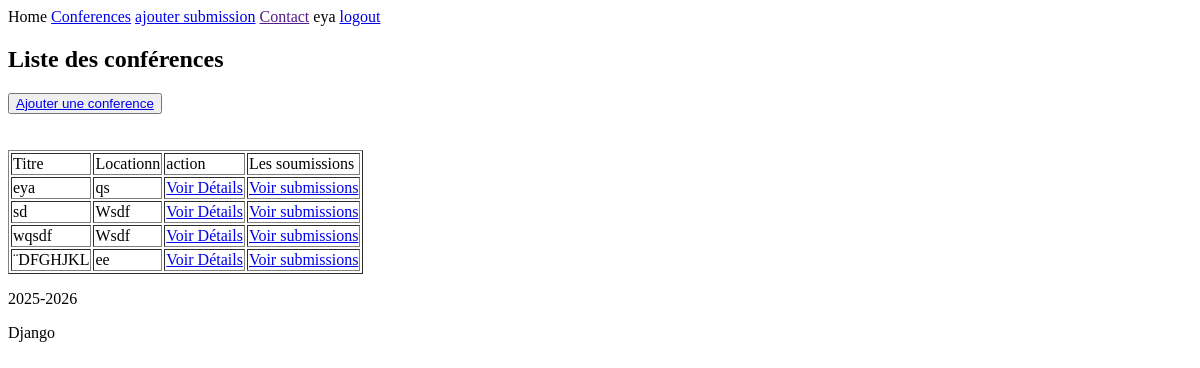
/Conference/Liste_conferences/ (signed in), run on an earlier commit of the app's database.
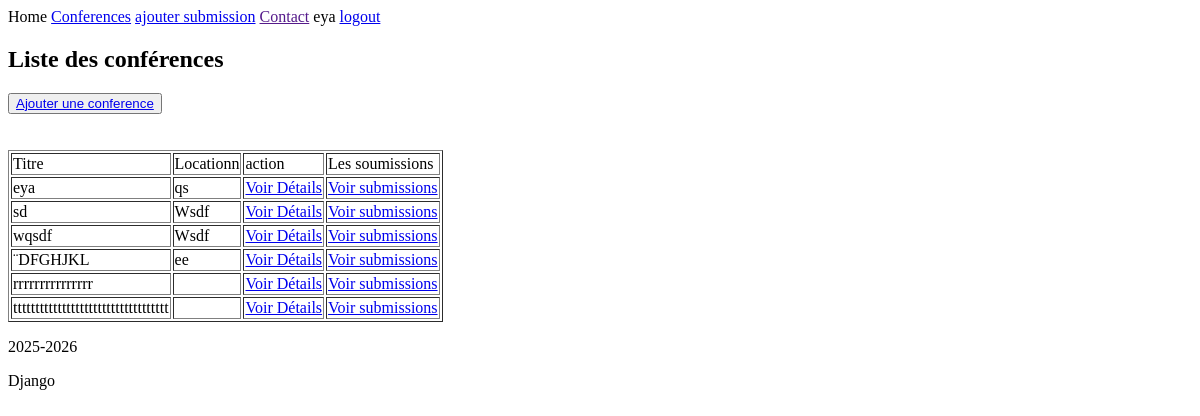
And on a later commit of the database.
### ConferenceApp/models.py (models this page shows, shortened)
class Conference(models.Model):
    conference_id=models.AutoField(primary_key=True,unique=True,editable=False)
    name=models.CharField(max_length=255)
    description=models.TextField()
    location=models.CharField(max_length=255)
    THEME=[
        ("Computer Science & Artificial Intelligence","Computer Science & Artificial Intelligence"),
        ("Science & Engineering","Science & Engineering"),
        ("Social Sciences & Education","Social Sciences & Education"),
        ("Interdisciplinary Themes","Interdisciplinary Themes")
    ]
    theme=models.CharField(max_length=255,choices=THEME)
    start_date=models.DateField()
    end_date=models.DateField()
    ceated_at=models.DateTimeField(auto_now_add=True)
    updated_at=models.DateTimeField(auto_now=True)

### ConferenceApp/views.py (the view)
# urls.py: path('Liste_conferences/', views.conferenceListView.as_view(), name='all_conferences'),
class conferenceListView( LoginRequiredMixin,ListView):
    model = Conference
    context_object_name = 'Liste_conferences'
    ordering = ['start_date']
    template_name = 'Conference/liste.html'

### GestionConference/Templates/Conference/liste.html (shortened to what this page needs)
{% extends "base.html" %}
{% block content %}
<h2>Liste des conférences</h2>
<button>
<a href="{% url 'conference_add' %}">Ajouter une conference</a>
</button>
<br><br><br>
<table border="1">
    <tr>
        <td>Titre</td>
        <td>Locationn</td>
        <td>action</td>
        <td>Les soumissions</td>
    </tr>
    {% for c in Liste_conferences %}
        <tr>
            <td>{{ c.name }}</td>
            <td>{{ c.location }}</td>
            <td><a href="{% url 'conference_detail' c.pk %}">Voir Détails</a></td>
            <td><a href="{% url 'all_Submissions' c.conference_id %}">Voir submissions</a></td>
        </tr>
    {% endfor %}
</table>
{% endblock %}

What changed in the data, as far as the page shows it:
added Conference: name "rrrrrrrrrrrrrrr"
added Conference: name "ttttttttttttttttttttttttttttttttttt"
